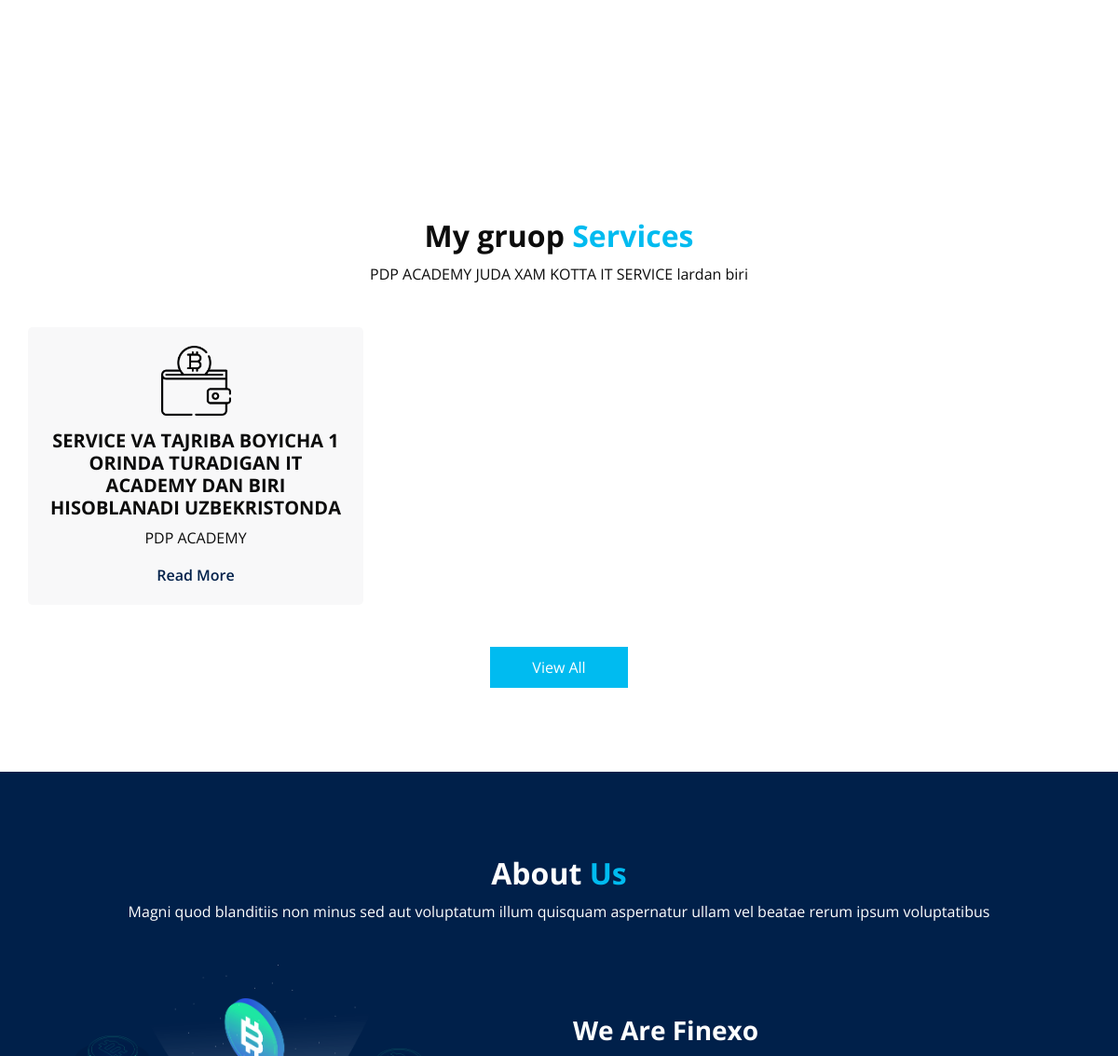
Before: / (middle part) with the older database file.
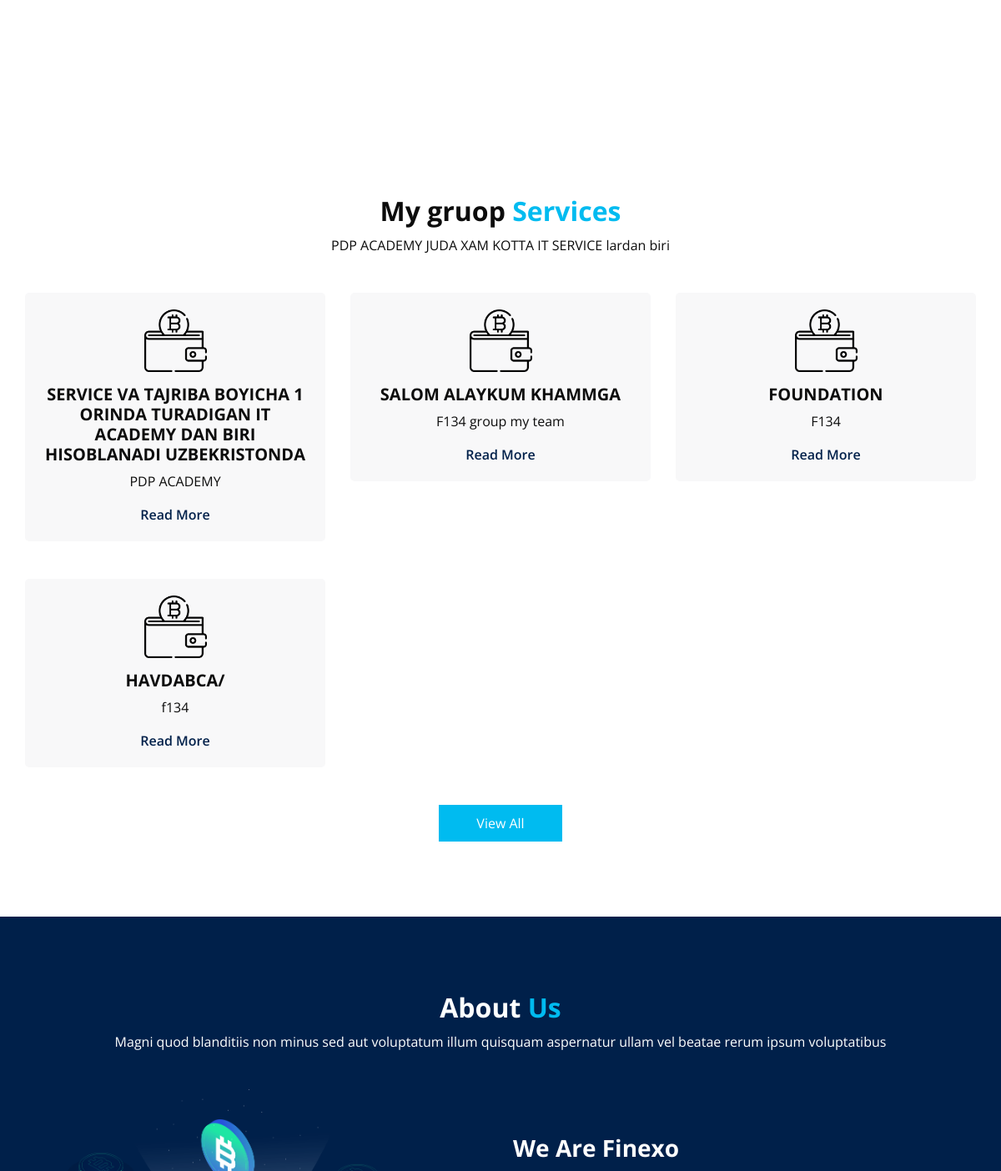
After: the same page with the newer database file.
### myapp/models.py (models this page shows, shortened)
class Service(models.Model):
    title = models.CharField(max_length = 255 )
    info = models.TextField()
    image = models.ImageField()
    created_at = models.DateField(auto_now_add = True)
    is_published = models.BooleanField(default = True)

### myapp/views.py (the view)
# urls.py: path('', index),
def index (request):
    banner = Banner.objects.all()
    social_media = Social_medias.objects.all()
    team = TeamMember.objects.all()
    customer = Customer.objects.all()
    service =  Service.objects.all()
    context = {
        'banner' : banner,
        'social_media' : social_media,
        'team' : team,
        'customer' : customer,
        'service' : service
    }
    return render(request , 'index.html' , context )

### templates/index.html (shortened to what this page needs)
{% load static %}
<!DOCTYPE html>
<html>
<head>
  <link rel="stylesheet" type="text/css" href="{% static "css/bootstrap.css" %}" />
  <link rel="stylesheet" type="text/css" href="https://cdnjs.cloudflare.com/ajax/libs/OwlCarousel2/2.3.4/assets/owl.carousel.min.css"  />
  <link href="{% static "css/font-awesome.min.css" %}" rel="stylesheet" />
  <link href="{% static "css/style.css" %}" rel="stylesheet" />
  <link href="{% static "css/responsive.css" %}" rel="stylesheet" />
</head>
<body>
  <div class="hero_area">
    <div class="hero_bg_box">
      <div class="bg_img_box">
      </div>
    </div>
    <section class="slider_section ">
    </section>
  </div>
  <section class="service_section layout_padding">
    <div class="service_container">
      <div class="container ">
        <div class="heading_container heading_center">
          <h2>
            My gruop <span>Services</span>
          </h2>
          <p>
              PDP ACADEMY JUDA XAM KOTTA IT SERVICE lardan biri
          </p>
        </div>
        <div class="row">
          {%for i in service%}
          <div class="col-md-4 ">
            <div class="box ">
              <div class="img-box">
                <img src= "{% static "images/s1.png" %} " alt="">
              </div>
              <div class="detail-box">
                <h5>
                  {{i.info}}
                </h5>
                <p>
                  {{i.title}}
                </p>
                <a href="">
                  Read More
                </a>
              </div>
            </div>
          </div>
          {%endfor%}
        </div>
        <div class="btn-box">
          <a href="">
            View All
          </a>
        </div>
      </div>
    </div>
  </section>
  <section class="about_section layout_padding">
    <div class="container  ">
      <div class="heading_container heading_center">
        <h2>
          About <span>Us</span>
        </h2>
        <p>
          Magni quod blanditiis non minus sed aut voluptatum illum quisquam aspernatur ullam vel beatae rerum ipsum voluptatibus
        </p>
      </div>
      <div class="row">
        <div class="col-md-6 ">
          <div class="img-box">
            <img src="{% static "images/about-img.png" %} " alt="">
          </div>
        </div>
        <div class="col-md-6">
          <div class="detail-box">
            <h3>
              We Are Finexo
            </h3>
          </div>
        </div>
      </div>
    </div>
  </section>
</body>
</html>

### static/css/style.css (style rules this page uses)
body { font-family: "Open Sans", sans-serif; color: #0c0c0c; background-color: #ffffff; overflow-x: hidden; }
.layout_padding { padding: 90px 0; }
.heading_container { display: -webkit-box; display: -ms-flexbox; display: flex; -webkit-box-orient: vertical; -webkit-box-direction: normal; -ms-flex-direction: column; flex-direction: column; -webkit-box-align: start; -ms-flex-align: start; align-items: flex-start; }
.heading_container h2 { position: relative; font-weight: bold; margin-bottom: 0; }
.heading_container h2 span { color: #00bbf0; }
.heading_container p { margin-top: 10px; margin-bottom: 0; }
.heading_container.heading_center { -webkit-box-align: center; -ms-flex-align: center; align-items: center; text-align: center; }
a, a:hover, a:focus { text-decoration: none; }
.hero_area { position: relative; min-height: 100vh; display: -webkit-box; display: -ms-flexbox; display: flex; -webkit-box-orient: vertical; -webkit-box-direction: normal; -ms-flex-direction: column; flex-direction: column; }
.hero_area .hero_bg_box { position: absolute; top: 0; left: 0; width: 100%; height: 100%; display: -webkit-box; display: -ms-flexbox; display: flex; -webkit-box-pack: center; -ms-flex-pack: center; justify-content: center; -webkit-box-align: end; -ms-flex-align: end; align-items: flex-end; overflow: hidden; z-index: -1; }
.hero_area .hero_bg_box .bg_img_box { min-width: 100%; min-height: 100%; }
.slider_section { -webkit-box-flex: 1; -ms-flex: 1; flex: 1; display: -webkit-box; display: -ms-flexbox; display: flex; -webkit-box-align: center; -ms-flex-align: center; align-items: center; position: relative; padding: 45px 0 145px 0; }
.service_section { position: relative; }
.service_section .box { display: -webkit-box; display: -ms-flexbox; display: flex; -webkit-box-orient: vertical; -webkit-box-direction: normal; -ms-flex-direction: column; flex-direction: column; -webkit-box-align: center; -ms-flex-align: center; align-items: center; text-align: center; margin-top: 45px; background-color: #f8f8f9; padding: 20px; border-radius: 5px; }
.service_section .box .img-box { display: -webkit-box; display: -ms-flexbox; display: flex; -webkit-box-pack: center; -ms-flex-pack: center; justify-content: center; -webkit-box-align: start; -ms-flex-align: start; align-items: flex-start; width: 125px; min-width: 75px; height: 75px; margin-bottom: 15px; }
.service_section .box .img-box img { max-width: 100%; max-height: 100%; -webkit-transition: all 0.3s; transition: all 0.3s; }
.service_section .box .detail-box h5 { font-weight: bold; text-transform: uppercase; }
.service_section .box .detail-box a { color: #00204a; font-weight: 600; }
.service_section .btn-box { display: -webkit-box; display: -ms-flexbox; display: flex; -webkit-box-pack: center; -ms-flex-pack: center; justify-content: center; margin-top: 45px; }
.service_section .btn-box a { display: inline-block; padding: 10px 45px; background-color: #00bbf0; color: #ffffff; border-radius: 0; -webkit-transition: all 0.3s; transition: all 0.3s; border: none; }
.about_section { background-color: #00204a; color: #ffffff; }
.about_section .heading_container { margin-bottom: 45px; }
.about_section .row { -webkit-box-align: center; -ms-flex-align: center; align-items: center; }
.about_section .img-box img { max-width: 100%; }
.about_section .detail-box h3 { font-weight: bold; }

### static/css/responsive.css (style rules this page uses)
@media (min-width: 1200px) { .container { max-width: 1170px; } }

Changed rows visible on the page:
added Service: info "SALOM ALAYKUM KHAMMGA", title "F134 group my team"
added Service: info "FOUNDATION", title "F134"
added Service: info "HAVDABCA/", title "f134"
